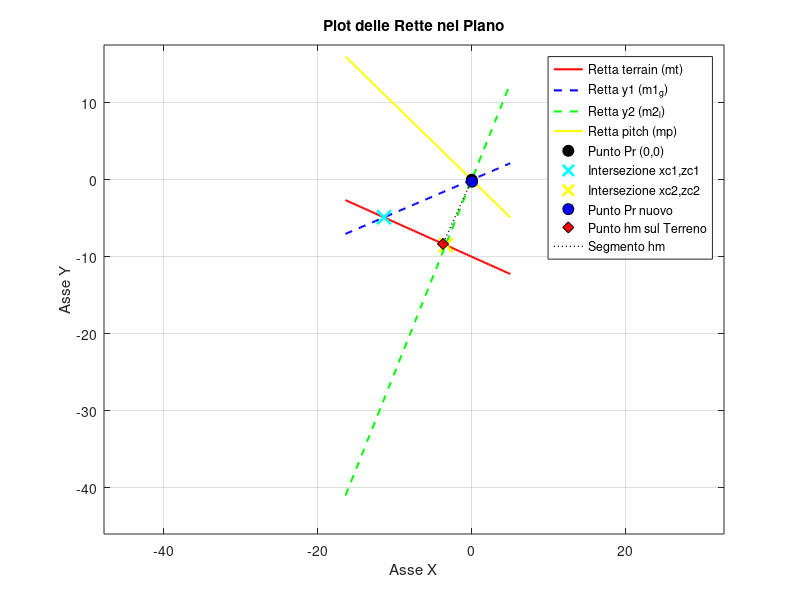

Reproduce this figure in MATLAB.
clear; close all; clc;

% Flag per usare angoli specifici o generati randomicamente
use_specific_angles = false; % Imposta a 'false' per angoli randomici
tolerance = 1e-4;
areDifferent = @(a, b, tol) abs(a - b) > tol * max(abs(a), abs(b));

%% Measuraments Variables
pr = [0,0]';
qt = - 10;
Gamma = -pi/8;
Lambda = pi/8;
u = 200;
w = 150;
Ts = 0.001;

if use_specific_angles
    beta = pi/10;
    theta = -pi/10;
else
    % random angles generator
    lower_bound = -pi/2;
    upper_bound = pi/2;
    % Genera un singolo angolo randomico
    beta = lower_bound + (upper_bound - lower_bound) * rand();
    lower_bound = -pi/4;
    upper_bound = pi/4;
    theta = lower_bound + (upper_bound - lower_bound) * rand();
end

beta_ang = rad2deg(beta)
theat_ang = rad2deg(theta)

m1_g = tan((3*pi/2 + Gamma + theta)); 
m2_l = tan((3*pi/2 + Lambda + theta));
    
mt = tan(beta);
mp = tan(theta);
% robot position

q1 = pr(2) - m1_g*pr(1);
q2 = pr(2) - m2_l*pr(1);
qp = pr(2) - mp*pr(1);

z_r = [0, -1]';
Ry_2D = [cos(theta), -sin(theta);
      sin(theta),  cos(theta)];
z_r = Ry_2D*z_r;

% computation for y1 
xc1 = (q1 - qt) / (mt - m1_g);
zc1 = mt * xc1 + qt;
ang1 = (3*pi/2 + Gamma + theta)/pi*180;
y1m = norm([pr(1) - xc1; pr(2) - zc1]);
v_p1 = [xc1 - pr(1); zc1 - pr(2)];
visibile_y1 = dot(z_r, v_p1) > 0;
if ~visibile_y1
    error('Errore in visibilità y1 \n');
end

% Computation for y2
xc2 = (q2 - qt) / (mt - m2_l);
zc2 = mt * xc2 + qt;
ang2 = (Lambda + theta)/pi*180;
y2m = norm([pr(1) - xc2; pr(2) - zc2]);
v_p2 = [xc2 - pr(1); zc2 - pr(2)];
visibile_y2 = dot(z_r, v_p2) > 0;

if ~visibile_y2
    error('Errore in visibilità y2 \n');
end

% valore da ottenere di h
hm = (abs(mt*pr(1) - pr(2) + qt))/ (sqrt(mt^2 + 1));

% Y computation
y1_abs = hm/abs(cos(Gamma - (beta - theta)));
y1 = hm/(cos(Gamma - (beta - theta)));
y2_abs = hm/abs(cos(Lambda - (beta - theta)));
y2 = hm/(cos(Lambda - (beta - theta)));

% h check
h_y1 = y1m*(cos(Gamma - (beta - theta)));
h_y2_abs = y2m * abs(cos(Lambda - (beta - theta)));

% h variation
dx = u*cos(theta) + w*sin(theta);
dz = u*sin(theta) - w*cos(theta);
pr_new = pr + [dx*Ts, dz*Ts]'; 
h_new = hm - u*sin((beta - theta))*Ts - w*cos((beta - theta))*Ts;
hm_new = (abs(mt*pr_new(1) - pr_new(2) + qt))/ (sqrt(mt^2 + 1));

fprintf('\nValori Calcolati:\n');
fprintf('hm: %.4f\n', hm);
fprintf('y1m: %.4f\n', y1m);
fprintf('y2m: %.4f\n', y2m);

if areDifferent(hm, h_y1, tolerance) || areDifferent(h_y1, h_y2_abs, tolerance)
    fprintf('Errore in h measurament\n');
    fprintf('hm: %.4f\n', hm);
    fprintf('h_y1: %.4f\n', h_y1);
    fprintf('h_y2_abs: %.4f\n', h_y2_abs);
end

if areDifferent(y1m, y1_abs, tolerance) || areDifferent(y1_abs, y1, tolerance)
    fprintf('Errore in y1\n');
    fprintf('y1m: %.4f\n', y1m);
    fprintf('y1_abs: %.4f\n', y1_abs);
    fprintf('y1: %.4f\n', y1);
end

if areDifferent(y2m, y2_abs, tolerance) || areDifferent(y2_abs, y2, tolerance)
    fprintf('Errore in y2 \n');
    fprintf('y2m: %.4f\n', y2m);
    fprintf('y2_abs: %.4f\n', y2_abs);
    fprintf('y2: %.4f\n', y2);
end

fprintf('Controllo velocità e valori h\n');
fprintf('h nel nuovo punto dato dalle velocità: %.4f\n', hm_new);
if areDifferent(hm_new, h_new, tolerance)
    fprintf('Errore nella variazione di h \n');
    fprintf('h dalle velocità: %.4f\n', h_new);
    val_u = -u*sin((beta - theta))*Ts;
    val_w = -w*cos((beta - theta))*Ts;
    fprintf('velocità u: %.4f, velocità w: %.4f\n', val_u, val_w);
end

% plot
% Intervallo di x per il plot
x_min = min([pr(1), xc1, xc2]) - 5;
x_max = max([pr(1), xc1, xc2]) + 5;
x_values = linspace(x_min, x_max, 100);

% Equazioni delle rette
y_mt = mt * x_values + qt;
y_m1g = m1_g * x_values + q1; 
y_m2l = m2_l * x_values + q2;
y_mp = mp * x_values + qp;

% plot per h
m_perp = -1/mt; 
b_perp = pr(2) - m_perp * pr(1); 
x_hm = (b_perp - qt) / (mt - m_perp);
y_hm = mt * x_hm + qt;

figure;
hold on;
grid on;
box on;

plot(x_values, y_mt, 'r-', 'LineWidth', 1.5, 'DisplayName', 'Retta terrain (mt)');
plot(x_values, y_m1g, 'b--', 'LineWidth', 1.5, 'DisplayName', 'Retta y1 (m1_g)');
plot(x_values, y_m2l, 'g--', 'LineWidth', 1.5, 'DisplayName', 'Retta y2 (m2_l)');
plot(x_values, y_mp, 'y-', 'LineWidth', 1.5, 'DisplayName', 'Retta pitch (mp)');

% Plot dei punti noti
plot(pr(1), pr(2), 'ko', 'MarkerFaceColor', 'k', 'MarkerSize', 8, 'DisplayName', 'Punto Pr (0,0)');
plot(xc1, zc1, 'cx', 'MarkerSize', 10, 'LineWidth', 2, 'DisplayName', 'Intersezione xc1,zc1');
plot(xc2, zc2, 'yx', 'MarkerSize', 10, 'LineWidth', 2, 'DisplayName', 'Intersezione xc2,zc2');
plot(pr_new(1), pr_new(2), 'ko', 'MarkerFaceColor', 'b', 'MarkerSize', 8, 'DisplayName', 'Punto Pr nuovo');

plot(x_hm, y_hm, 'kd', 'MarkerFaceColor', 'r', 'MarkerSize', 8, 'DisplayName', 'Punto hm sul Terreno'); % Punto hm
plot([pr(1), x_hm], [pr(2), y_hm], 'k:', 'LineWidth', 1, 'DisplayName', 'Segmento hm'); % Retta congiungente

% Aggiungi etichette e legenda
xlabel('Asse X');
ylabel('Asse Y');
title('Plot delle Rette nel Piano');
legend('Location', 'best');
axis equal; % Assicura che le unità sugli assi siano uguali per evitare distorsioni angolari
ylim_auto = [min([min(y_mt), min(y_m1g), min(y_m2l), qt, zc1, zc2])-5, max([max(y_mt), max(y_m1g), max(y_m2l), qt, zc1, zc2])+5];
if isfinite(ylim_auto(1)) && isfinite(ylim_auto(2))
    ylim(ylim_auto);
end
hold off;


